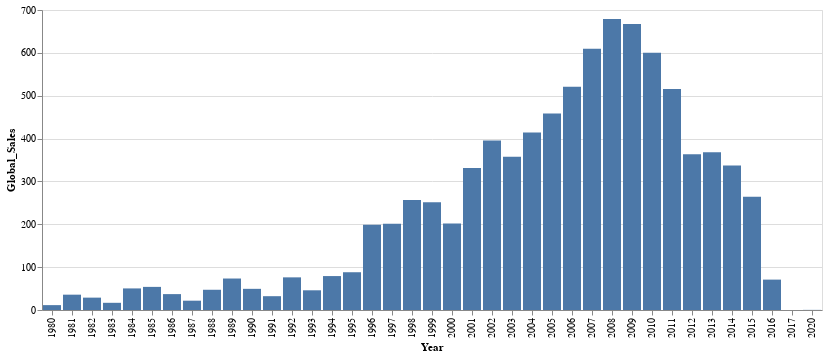

The notebook cell this image was saved under:
### Code cell
vg_sales = pd.read_csv('vgsales.csv')
vg_sales_mod = vg_sales.dropna(0)
vg_sales_mod2 = vg_sales_mod.groupby('Year').sum().reset_index()
alt.data_transformers.disable_max_rows()
alt.Chart(vg_sales_mod2).mark_bar().encode(
    x=alt.X('Year'),
    y=alt.Y('Global_Sales') #sum sales
)

### Figure 1 — Vega-Lite specification as saved in the notebook (floating-point values rounded to 4 significant figures)
{"config": {"view": {"continuousWidth": 400, "continuousHeight": 300}}, "data": {"name": "data-1b838e84fbb5d262541a1b1a7e35035b"}, "mark": "bar", "encoding": {"x": {"type": "nominal", "field": "Year"}, "y": {"type": "quantitative", "field": "Global_Sales"}}, "$schema": "https://vega.github.io/schema/vega-lite/v4.8.1.json", "datasets": {"data-1b838e84fbb5d262541a1b1a7e35035b": [{"Year": "1980", "Rank": 29826, "NA_Sales": 10.59, "EU_Sales": 0.67, "JP_Sales": 0.0, "Other_Sales": 0.12, "Global_Sales": 11.38}, {"Year": "1981", "Rank": 190488, "NA_Sales": 33.05, "EU_Sales": 1.96, "JP_Sales": 0.0, "Other_Sales": 0.32, "Global_Sales": 35.77}, {"Year": "1982", "Rank": 149186, "NA_Sales": 26.92, "EU_Sales": 1.65, "JP_Sales": 0.0, "Other_Sales": 0.31, "Global_Sales": 28.86}, {"Year": "1983", "Rank": 56759, "NA_Sales": 7.76, "EU_Sales": 0.8, "JP_Sales": 8.1, "Other_Sales": 0.14, "Global_Sales": 16.79}, {"Year": "1984", "Rank": 22911, "NA_Sales": 33.28, "EU_Sales": 2.1, "JP_Sales": 14.27, "Other_Sales": 0.7, "Global_Sales": 50.36}, {"Year": "1985", "Rank": 55505, "NA_Sales": 33.27, "EU_Sales": 4.74, "JP_Sales": 14.56, "Other_Sales": 0.92, "Global_Sales": 53.94}, {"Year": "1986", "Rank": 35986, "NA_Sales": 12.5, "EU_Sales": 2.84, "JP_Sales": 19.81, "Other_Sales": 1.93, "Global_Sales": 37.07}, {"Year": "1987", "Rank": 54701, "NA_Sales": 8.46, "EU_Sales": 1.41, "JP_Sales": 11.63, "Other_Sales": 0.2, "Global_Sales": 21.74}, {"Year": "1988", "Rank": 37181, "NA_Sales": 23.87, "EU_Sales": 6.59, "JP_Sales": 15.76, "Other_Sales": 0.99, "Global_Sales": 47.22}, {"Year": "1989", "Rank": 40156, "NA_Sales": 45.15, "EU_Sales": 8.44, "JP_Sales": 18.36, "Other_Sales": 1.5, "Global_Sales": 73.45}, {"Year": "1990", "Rank": 25106, "NA_Sales": 25.46, "EU_Sales": 7.63, "JP_Sales": 14.88, "Other_Sales": 1.4, "Global_Sales": 49.39}, {"Year": "1991", "Rank": 212821, "NA_Sales": 12.76, "EU_Sales": 3.95, "JP_Sales": 14.78, "Other_Sales": 0.74, "Global_Sales": 32.23}, {"Year": "1992", "Rank": 208926, "NA_Sales": 33.87, "EU_Sales": 11.71, "JP_Sales": 28.91, "Other_Sales": 1.65, "Global_Sales": 76.16}, {"Year": "1993", "Rank": 378762, "NA_Sales": 14.12, "EU_Sales": 4.65, "JP_Sales": 25.33, "Other_Sales": 0.89, "Global_Sales": 45.98}, {"Year": "1994", "Rank": 868891, "NA_Sales": 28.15, "EU_Sales": 14.88, "JP_Sales": 33.99, "Other_Sales": 2.2, "Global_Sales": 79.17}, {"Year": "1995", "Rank": 1879594, "NA_Sales": 24.82, "EU_Sales": 14.71, "JP_Sales": 45.75, "Other_Sales": 2.64, "Global_Sales": 88.11}, {"Year": "1996", "Rank": 1911672, "NA_Sales": 86.76, "EU_Sales": 47.26, "JP_Sales": 57.44, "Other_Sales": 7.69, "Global_Sales": 199.1}, {"Year": "1997", "Rank": 1896978, "NA_Sales": 94.3, "EU_Sales": 48.32, "JP_Sales": 48.87, "Other_Sales": 9.13, "Global_Sales": 201.0}, {"Year": "1998", "Rank": 2623490, "NA_Sales": 128.4, "EU_Sales": 66.7, "JP_Sales": 50.04, "Other_Sales": 11.03, "Global_Sales": 256.5}, {"Year": "1999", "Rank": 2187044, "NA_Sales": 125.6, "EU_Sales": 62.67, "JP_Sales": 52.34, "Other_Sales": 10.05, "Global_Sales": 251.3}, {"Year": "2000", "Rank": 2376372, "NA_Sales": 92.1, "EU_Sales": 52.75, "JP_Sales": 42.77, "Other_Sales": 11.62, "Global_Sales": 201.6}, {"Year": "2001", "Rank": 3386770, "NA_Sales": 173.7, "EU_Sales": 94.89, "JP_Sales": 40.07, "Other_Sales": 22.76, "Global_Sales": 331.5}, {"Year": "2002", "Rank": 6830188, "NA_Sales": 215.8, "EU_Sales": 109.1, "JP_Sales": 41.76, "Other_Sales": 27.28, "Global_Sales": 395.5}, {"Year": "2003", "Rank": 6110995, "NA_Sales": 193.0, "EU_Sales": 102.4, "JP_Sales": 34.43, "Other_Sales": 26.01, "Global_Sales": 357.8}, {"Year": "2004", "Rank": 5677266, "NA_Sales": 218.4, "EU_Sales": 105.9, "JP_Sales": 41.65, "Other_Sales": 47.24, "Global_Sales": 414.0}, {"Year": "2005", "Rank": 7680275, "NA_Sales": 241.6, "EU_Sales": 121.6, "JP_Sales": 54.28, "Other_Sales": 40.55, "Global_Sales": 458.5}, {"Year": "2006", "Rank": 9563593, "NA_Sales": 262.9, "EU_Sales": 128.5, "JP_Sales": 73.73, "Other_Sales": 54.43, "Global_Sales": 521.0}, {"Year": "2007", "Rank": 10331350, "NA_Sales": 310.4, "EU_Sales": 159.7, "JP_Sales": 60.21, "Other_Sales": 77.58, "Global_Sales": 609.8}, {"Year": "2008", "Rank": 12088007, "NA_Sales": 349.4, "EU_Sales": 183.8, "JP_Sales": 60.26, "Other_Sales": 82.39, "Global_Sales": 678.9}, {"Year": "2009", "Rank": 12420219, "NA_Sales": 338.7, "EU_Sales": 190.7, "JP_Sales": 61.89, "Other_Sales": 74.77, "Global_Sales": 667.3}, {"Year": "2010", "Rank": 11021245, "NA_Sales": 301.4, "EU_Sales": 175.4, "JP_Sales": 59.45, "Other_Sales": 59.9, "Global_Sales": 600.2}, {"Year": "2011", "Rank": 9977031, "NA_Sales": 240.3, "EU_Sales": 166.4, "JP_Sales": 53.04, "Other_Sales": 54.39, "Global_Sales": 515.8}, {"Year": "2012", "Rank": 5525585, "NA_Sales": 154.0, "EU_Sales": 117.5, "JP_Sales": 51.74, "Other_Sales": 37.82, "Global_Sales": 363.5}, {"Year": "2013", "Rank": 4398356, "NA_Sales": 154.8, "EU_Sales": 123.8, "JP_Sales": 47.59, "Other_Sales": 39.82, "Global_Sales": 368.1}, {"Year": "2014", "Rank": 4808736, "NA_Sales": 132.0, "EU_Sales": 125.1, "JP_Sales": 39.46, "Other_Sales": 40.02, "Global_Sales": 337.0}, {"Year": "2015", "Rank": 6015847, "NA_Sales": 102.4, "EU_Sales": 97.21, "JP_Sales": 33.72, "Other_Sales": 30.01, "Global_Sales": 264.4}, {"Year": "2016", "Rank": 3899499, "NA_Sales": 22.66, "EU_Sales": 26.76, "JP_Sales": 13.67, "Other_Sales": 7.75, "Global_Sales": 70.9}, {"Year": "2017", "Rank": 47078, "NA_Sales": 0.0, "EU_Sales": 0.0, "JP_Sales": 0.05, "Other_Sales": 0.0, "Global_Sales": 0.05}, {"Year": "2020", "Rank": 5959, "NA_Sales": 0.27, "EU_Sales": 0.0, "JP_Sales": 0.0, "Other_Sales": 0.02, "Global_Sales": 0.29}]}}
